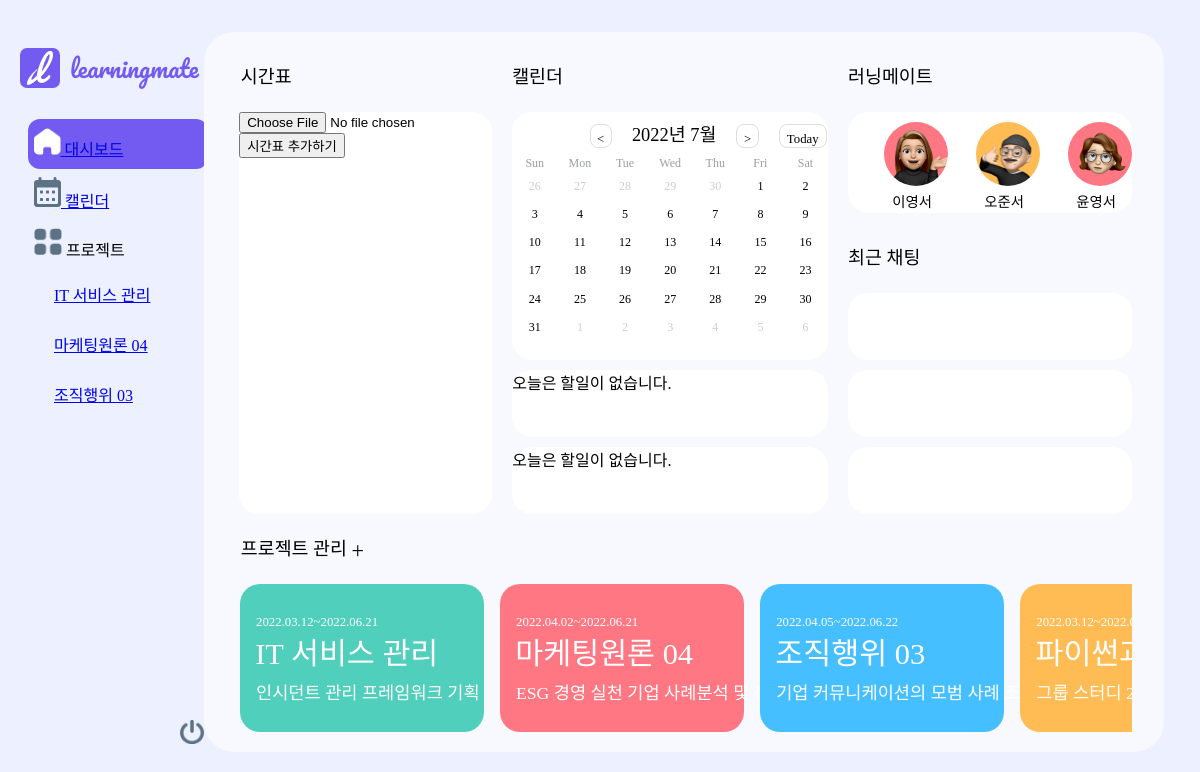
The app's page /mainpage (signed in), older data.
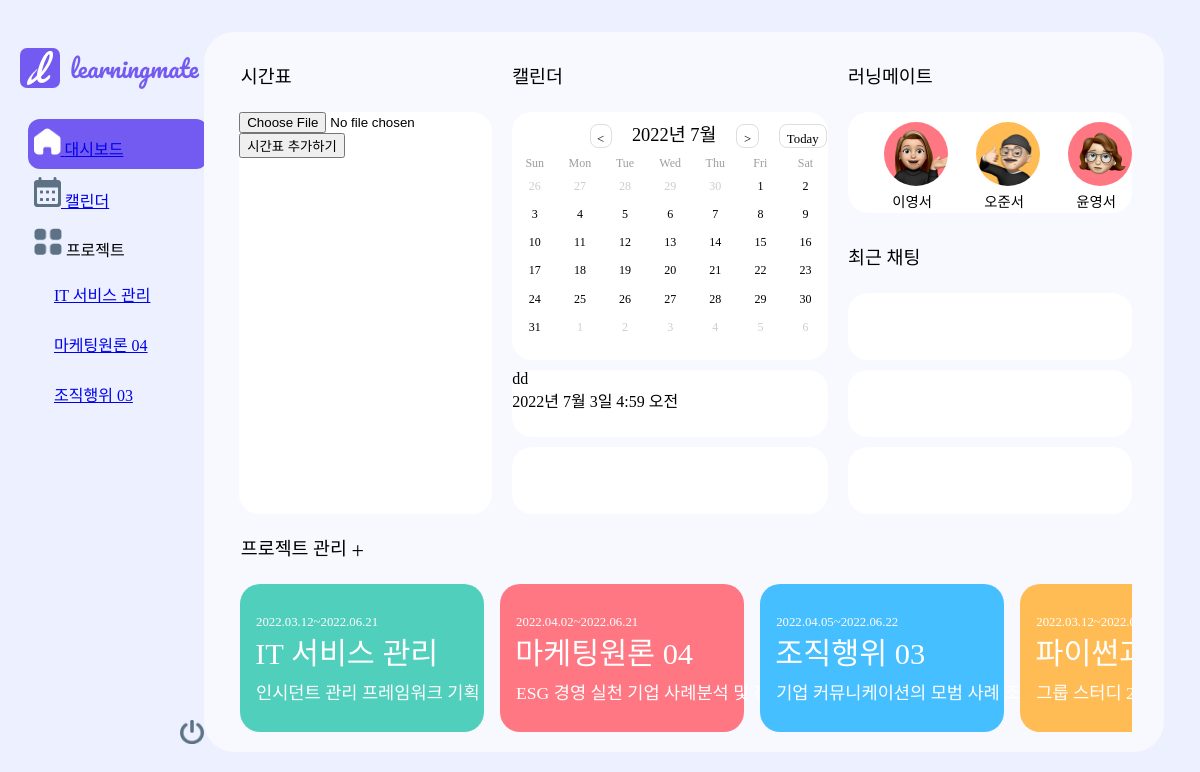
The same page, newer data.
### mateapp/models.py (models this page shows, shortened)
class Calendar(models.Model): # 대시보드 캘린더 모델
    id = models.AutoField(primary_key=True)
    title = models.CharField(max_length=200)
    writer = models.ForeignKey(User,on_delete=models.CASCADE)
    datetime = models.DateTimeField()
    body = models.TextField()
    class Meta:
        verbose_name = "캘린더"
        verbose_name_plural = "캘린더(들)"

### mateapp/views.py (the view)
# urls.py: path('mainpage',showmain, name = "showmain"),
def showmain(request):
    calendar = Calendar.objects.filter(writer=request.user,datetime__contains=datetime.date.today()).order_by('datetime') # 글을 작성한 유저의 캘린더 정보만 가져오겠다. 가까운 날짜 순으로 정렬
    return render(request,'mateapp/mainpage.html', {'calendar':calendar})

### mateapp/templates/mateapp/mainpage.html (shortened to what this page needs)
{% extends 'base.html' %}
{% load static %}
{% block content %}
<div id = "rec3">
    <div class = "container">
        <div class = "item" id = "timetable_text">시간표</div>
        <div class = "item" id = "timetable">
            <form action="{% url 'mateapp:timetable' %}" method="POST" enctype="multipart/form-data">
                <input type="file" name="timetable" id="timetable" accept="image/png">
                <input type="submit" value="시간표 추가하기">
            </form>
        </div>
        <div class = "item" id = "calendar_text">캘린더</div>
        <div class = "item" id = "calendar">
            <div class="calendar">
                <div class="cal_header">
                    <button class="nav-btn go-prev" onclick="prevMonth()">&lt;</button>
                    <div class="year-month" ></div>
                    <button class="nav-btn go-next" onclick="nextMonth()">&gt;</button>
                    <button class="nav-btn go-today" onclick="goToday()">Today</button>
                </div>
                <div class="cal_main">
                    <div class="days">
                        <div class="day">Sun</div>
                        <div class="day">Mon</div>
                        <div class="day">Tue</div>
                        <div class="day">Wed</div>
                        <div class="day">Thu</div>
                        <div class="day">Fri</div>
                        <div class="day">Sat</div>
                    </div>
                    <div class="dates"></div>
                </div>
            </div>
        </div>
        {% if calendar.count == 0 %}
        <div class = "item" id = "schedule_1">
            오늘은 할일이 없습니다.
        </div>
        <div class = "item" id = "schedule_2">
            오늘은 할일이 없습니다.
        </div>
        {% else %}
        <div class = "item" id = "schedule_1">
            {{calendar.0.title}}<br>
            {{calendar.0.datetime}}<br>
        </div>
        <div class = "item" id = "schedule_2">
            {{calendar.1.title}}<br>
            {{calendar.1.datetime}}<br>
        </div>
        {% endif %}
        <div class = "item" id = "runningmate_text">러닝메이트</div>
        <div class = "item" id = "runningmate">
            <div id = "f1" style="margin-left: 3vmin;"><div class = "friend" id = "friend1"></div><h4>이영서</h4></div>
            <div id = "f2"><div class = "friend" id = "friend2"></div><h4>오준서</h4></div>
            <div id = "f3"><div class = "friend" id = "friend3"></div><h4>윤영서</h4></div>
        </div>
        <div class = "item" id = "chatting_text">최근 채팅</div>
        <div class = "item" id = "chatting_1">
        </div>
        <div class = "item" id = "chatting_2">
        </div>
        <div class = "item" id = "chatting_3">
        </div>
        <div class = "item" id = "project_text">프로젝트 관리
            <section id = "plus" >+</section>
        </div>
        <div class = "item" id = "project">
            <div class="scroll--element" id = "subject1">
                <h6>2022.03.12~2022.06.21</h6>
                <h2> IT 서비스 관리</h2>
                <h3> 인시던트 관리 프레임워크 기획</h3>
            </div>
            <div class="scroll--element" id= "subject2">
                <h6>2022.04.02~2022.06.21</h6>
                <h2> 마케팅원론 04</h2>
                <h3> ESG 경영 실천 기업 사례분석 및 전략 개선</h3>
            </div>
            <div class="scroll--element" id = "subject3">
                <h6>2022.04.05~2022.06.22</h6>
                <h2> 조직행위 03</h2>
                <h3> 기업 커뮤니케이션의 모범 사례 조사 및 평가</h3>
            </div>
            <div class="scroll--element" id = "subject4">
                <h6>2022.03.12~2022.06.21</h6>
                <h2> 파이썬과 경영 01</h2>
                <h3> 그룹 스터디 2주차</h3>
            </div>
        </div>
    </div>
</div>
<a href="{% url 'account_logout' %}"><img id = "logout_button" src =  "{% static 'images/logout.png' %}"/></a>
{% endblock %}

### runningmate/templates/base.html (shortened to what this page needs)
<!DOCTYPE html>
{% load static %}
<html lang="en">
    <head>
        <link rel = "stylesheet" type="text/css" href = "{% static 'css/style.css' %}?after">
        <link rel = "stylesheet" type="text/css" href = "{% static 'css/calender.css' %}?after">
    </head>
    <body>
        {% include 'shared/_navbar.html' %}
        {% block content %}{% endblock %}
    </body>
</html>

### runningmate/templates/shared/_navbar.html
{% load static %}
<div class="wrap">
    <a href="{% url 'mateapp:showmain' %}" style="text-decoration:none"><div class = "home_logo"><div id = "home_logo"></div>learningmate</div></a>
    <ul class="nav">
        <li><button class="nav-item" id="home"><a href="{% url 'mateapp:showmain' %}"><img src="{% static 'images/home.png' %}" class="home_img" /> 대시보드</a></button></li>
        <li><button class="nav-item" id="nav_calender"><a href="{% url 'mateapp:calendar' %}"><img src="{% static 'images/date_range.png' %}" class="calender_img" /> 캘린더</a></button></li>
        <li>
            <div class="dropdown">
                <button class="dropbtn"><img src="{% static 'images/Vector.png' %}" class="project_img" /> 프로젝트</button>
                <div class="dropdown-content">
                    <button><li><a href="#">IT 서비스 관리</a></li></button><br>
                    <button><li><a href="#">마케팅원론 04</a></li></button><br>
                    <button><li><a href="#">조직행위 03</a></li></button>
                </div>
            </div>
        </li>
    </ul>
</div>

Row changes from the older to the newer data that the page shows:
added Calendar: title "dd", datetime "2022년 7월 3일 4:59 오전"
Text that changed along with them:
text no longer shown: "오늘은 할일이 없습니다. 오늘은 할일이 없습니다."
